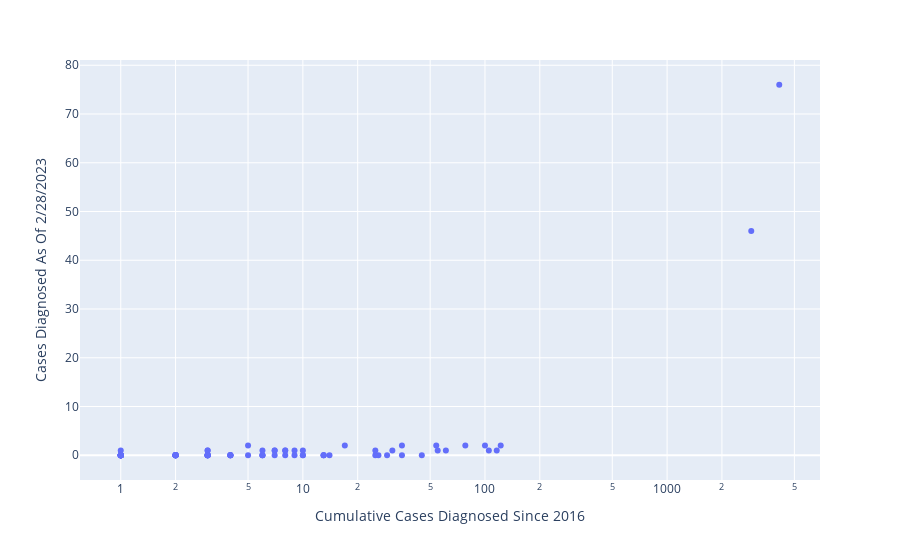

The cell this chart's notebook holds for it:
### Code cell
# scatter plot to display outliners
county = df1_copy['County'].head(10)
fig = px.scatter(df1_copy, x='Cumulative Cases Diagnosed Since 2016',
                 y='Cases Diagnosed As Of 2/28/2023', hover_name='County',log_x=True, size_max=100)
fig.show()
# size='County'

### Figure 1 — Plotly figure (JSON) as saved in the notebook; plotly's stock layout.template omitted (floating-point values rounded to 4 significant figures)
{"data": [{"hovertemplate": "<b>%{hovertext}</b><br><br>Cumulative Cases Diagnosed Since 2016=%{x}<br>Cases Diagnosed As Of 2/28/2023=%{y}<extra></extra>", "hovertext": ["Adams", "Alexander", "Bond", "Boone", "Brown", "Bureau", "Calhoun", "Carroll", "Cass", "Champaign", "Christian", "Clark", "Clay", "Clinton", "Coles", "Cook", "Crawford", "Cumberland", "DeKalb", "De Witt", "Douglas", "DuPage", "Edgar", "Edwards", "Effingham", "Fayette", "Ford", "Franklin", "Fulton", "Gallatin", "Greene", "Grundy", "Hamilton", "Hancock", "Hardin", "Henderson", "Henry", "Iroquois", "Jackson", "Jasper", "Jefferson", "Jersey", "Jo Daviess", "Johnson", "Kane", "Kankakee", "Kendall", "Knox", "Lake", "LaSalle", "Lawrence", "Lee", "Livingston", "Logan", "McDonough", "McHenry", "McLean", "Macon", "Macoupin", "Madison", "Marion", "Marshall", "Mason", "Massac", "Menard", "Mercer", "Monroe", "Montgomery", "Morgan", "Moultrie", "Ogle", "Peoria", "Perry", "Piatt", "Pike", "Pope", "Pulaski", "Putnam", "Randolph", "Richland", "Rock Island", "St. Clair", "Saline", "Sangamon", "Schuyler", "Scott", "Shelby", "Stark", "Stephenson", "Tazewell", "Union", "Vermilion", "Wabash", "Warren", "Washington", "Wayne", "White", "Whiteside", "Will", "Williamson", "Winnebago", "Woodford", "Unknown", "Illinois"], "legendgroup": "", "marker": {"color": "#636efa", "symbol": "circle"}, "mode": "markers", "name": "", "orientation": "v", "showlegend": false, "type": "scatter", "x": [6, 2, 1, 3, 1, 1, 0, 0, 2, 45, 4, 0, 2, 3, 3, 2898, 4, 1, 17, 2, 0, 100, 0, 0, 5, 7, 0, 9, 6, 1, 1, 3, 1, 1, 2, 0, 8, 4, 13, 1, 3, 2, 2, 8, 78, 26, 10, 14, 122, 13, 3, 10, 10, 3, 2, 25, 25, 35, 3, 54, 6, 0, 1, 1, 1, 2, 1, 7, 5, 2, 8, 55, 9, 0, 0, 1, 1, 0, 7, 1, 31, 116, 3, 35, 0, 0, 1, 0, 13, 6, 0, 29, 0, 1, 1, 0, 2, 4, 105, 4, 61, 3, 1, 4129], "xaxis": "x", "y": [0, 0, 0, 1, 0, 0, 0, 0, 0, 0, 0, 0, 0, 0, 0, 46, 0, 0, 2, 0, 0, 2, 0, 0, 2, 1, 0, 0, 0, 0, 1, 0, 0, 0, 0, 0, 0, 0, 0, 0, 1, 0, 0, 1, 2, 0, 0, 0, 2, 0, 0, 1, 0, 0, 0, 0, 1, 2, 0, 2, 1, 0, 0, 0, 0, 0, 0, 1, 0, 0, 1, 1, 1, 0, 0, 0, 0, 0, 0, 0, 1, 1, 0, 0, 0, 0, 0, 0, 0, 0, 0, 0, 0, 0, 0, 0, 0, 0, 1, 0, 1, 0, 0, 76], "yaxis": "y"}], "layout": {"autosize": true, "legend": {"tracegroupgap": 0}, "margin": {"t": 60}, "xaxis": {"anchor": "y", "autorange": true, "domain": [0, 1], "range": [-0.2188, 3.835], "title": {"text": "Cumulative Cases Diagnosed Since 2016"}, "type": "log"}, "yaxis": {"anchor": "x", "autorange": true, "domain": [0, 1], "range": [-5.885, 81.88], "title": {"text": "Cases Diagnosed As Of 2/28/2023"}, "type": "linear"}}}
